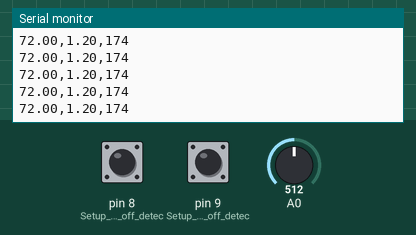
The sketch below on a simulated Arduino Uno, built with avr-gcc and run on an emulated ATmega328P. Parts: the last lines printed to the serial monitor. The test bench sets the inputs (shaded band); at power-on: A0 = 512, pin 8 (Setup_for_leads_off_detec) LOW, pin 9 (Setup_for_leads_off_detec) LOW.

Above: at 1.2 s.
1.3 s: A0 set to 416
At 2.3 s:
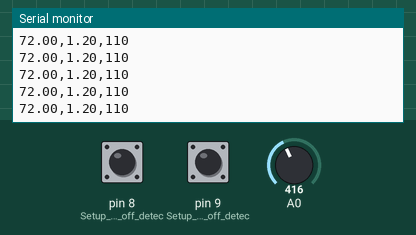
4.3 s: A0 set to 390
At 5.2 s:
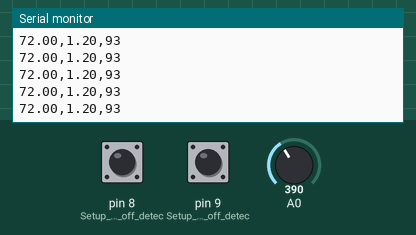
Timing chart, 0 to 7.3 s (numbered marks = the images above; inputs shaded):
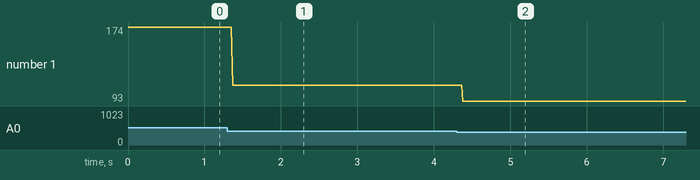

The sketch:

ecgfinal.ino
```cpp
// Code
// Connections:
// Arduino UNO to AD8232 ECG Sensor Module
// 3.3V - 3.3V
// GND - GND
// A0 - Output

// Electrode connections:
// Red: RA (Right Arm)
// Yellow: LA (Left Arm)
// Green: RL (Right Leg)


long instance1=0, timer;              //instance1: instance when heart beat first time
double hrv =0, hr = 72, interval = 0; //hr: HeartRate (initialised to 72);hrv: Heart Rate variability (takes 10-15 seconds to stabilise);
                                      //interval: interval between second beat and first beat
int value = 0, count = 0;
int newvalue;                         //value: raw sensor value of output pin
                                      //count: variable to hold count of rr peaks detected in 10 seconds
bool flag = 0;                        //prevents multiple rr peak detections in a single heatbeat


#define shutdown_pin 10
#define threshold 100                 // to identify R peak
#define timer_value 10000             // 10 seconds timer to calculate hr


void setup() {

  Serial.begin(9600);
  pinMode(8, INPUT); // Setup for leads off detection LO +
  pinMode(9, INPUT); // Setup for leads off detection LO -

}

void loop() {

  if((digitalRead(8) == 1)||(digitalRead(9) == 1)){
    Serial.println("leads off!");
    digitalWrite(shutdown_pin, LOW); //standby mode
    instance1 = micros();
    timer = millis();

  }

  else {

    digitalWrite(shutdown_pin, HIGH); //normal mode
    value = analogRead(A0);
    newvalue = map(value, 250, 400, 0, 100); //to flatten the ecg values a bit

    if((value > threshold) && (!flag)) {

      count++;
      Serial.println("in");
      flag = 1;
      interval = micros() - instance1; //RR interval
      instance1 = micros();

    }

    else if((value < threshold)) {

      flag = 0;

    }

    if ((millis() - timer) > 10000) {

      hr = count*6;
      timer = millis();
      count = 0;

    }

    hrv = hr/60 - interval/1000000;

    Serial.print(hr);
    Serial.print(",");
    Serial.print(hrv);
    Serial.print(",");
    Serial.println(newvalue);
    delay(1);

  }

}
```

Measured:
- after the input at 1.3 s, the serial monitor: prints a new line after 0.07 s (image 1)
- after the input at 4.3 s, the serial monitor: prints a new line after 0.08 s (image 2)
- plotted number 1: 174 → 110 after the input at 1.3 s, 110 → 93 after the input at 4.3 s
